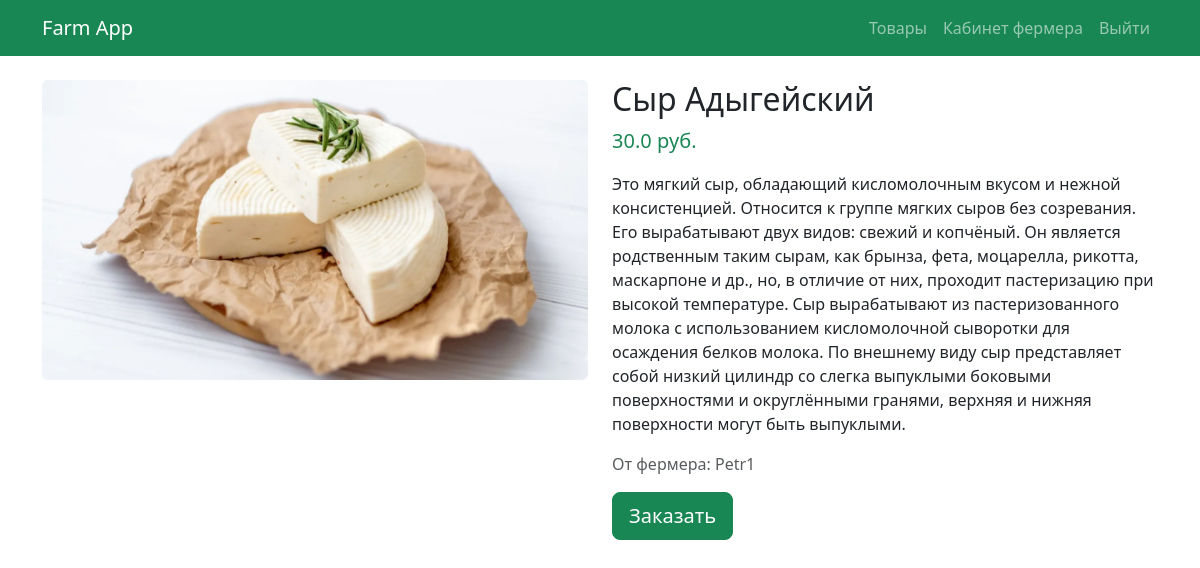
The page /products/1 (signed in) on the database its author committed.
### app/models.py (models this page shows)
class Product(Base):
    __tablename__ = "products"
    id = Column(Integer, primary_key=True, index=True)
    name = Column(String, index=True)
    description = Column(Text)
    price = Column(Float)
    owner_id = Column(Integer, ForeignKey("users.id"))
    image_url = Column(String, nullable=True)
    created_at = Column(DateTime, default=datetime.utcnow)
    owner = relationship("User", back_populates="products")
    orders = relationship("Order", back_populates="product")

class User(Base):
    __tablename__ = "users"
    id = Column(Integer, primary_key=True, index=True)
    email = Column(String, unique=True, index=True)
    hashed_password = Column(String)
    full_name = Column(String)
    is_farmer = Column(Boolean, default=False)
    created_at = Column(DateTime, default=datetime.utcnow)
    products = relationship("Product", back_populates="owner")
    orders = relationship("Order", back_populates="customer")
    reviews = relationship("Review", back_populates="author")

### app/main.py (the view)
        @self.app.get("/products/{product_id}")
        def product_details(request: Request, product_id: int, db: Annotated[Session, Depends(self.get_db)]):
            product = crud.get_product(db, product_id)
            if not product:
                raise HTTPException(status_code=404, detail="Товар не найден")
            return self.templates.TemplateResponse(
                "product_details.html",
                {"request": request, "product": product}
            )

### app/templates/product_details.html (shortened to what this page needs)
{% extends "base.html" %}
{% block content %}
<div class="row">
    <div class="col-md-6">
        {% if product.image_url %}
        <img src="{{ product.image_url }}" class="img-fluid rounded" alt="{{ product.name }}">
        {% endif %}
    </div>
    <div class="col-md-6">
        <h2>{{ product.name }}</h2>
        <p class="lead text-success">{{ product.price }} руб.</p>
        <p>{{ product.description }}</p>
        <p class="text-muted">От фермера: {{ product.owner.full_name }}</p>
        {% if request.session.get("user_id") %}
        <a href="/order/{{ product.id }}" class="btn btn-lg btn-success">Заказать</a>
        {% else %}
        <p class="mt-4">Чтобы сделать заказ, пожалуйста, <a href="/login">войдите</a> или <a href="/register">зарегистрируйтесь</a>.</p>
        {% endif %}
    </div>
</div>
{% endblock %}

### rows shown on the page
Product: image_url (picture), name "Сыр Адыгейский", price "30.0", description "Это мягкий сыр, обладающий кисломолочным вкусом и нежной консистенцией. Относится к группе мягких сыров без созревания. Его вырабатывают двух видов: свежий и копчёный. Он является родственным таким сырам, как брынза, фета, моцарелла, рикотта, маскарпоне и др., но, в отличие от них, проходит пастеризацию при высокой температуре. Сыр вырабатывают из пастеризованного молока с использованием кисломолочной сыворотки для осаждения белков молока. По внешнему виду сыр представляет собой низкий цилиндр со слегка выпуклыми боковыми поверхностями и округлёнными гранями, верхняя и нижняя поверхности могут быть выпуклыми."
User: owner.full_name "Petr1"
